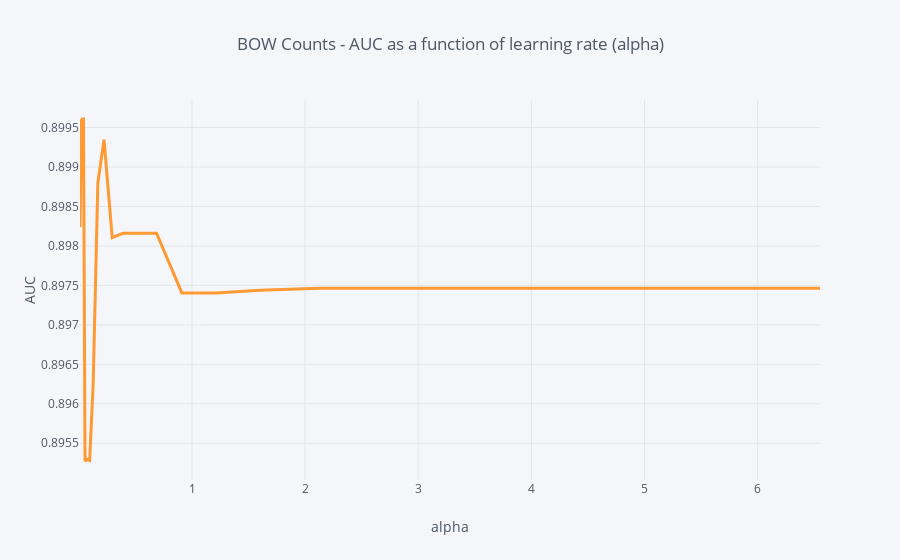

The code cell stored with this chart in its notebook:
### Code cell
cv_results = DataFrame(auc_by_alpha, columns = ['alpha', 'AUC'])
cv_results.query('alpha < 8').set_index('alpha').AUC.iplot(title = 'BOW Counts - AUC as a function of learning rate (alpha)', xTitle = 'alpha', yTitle = 'AUC', width = 3, hline=(0,0))

### Figure 1 — Plotly figure (JSON) as saved in the notebook; plotly's stock layout.template omitted (floating-point values rounded to 4 significant figures)
{"data": [{"line": {"color": "rgba(255, 153, 51, 1.0)", "dash": "solid", "shape": "linear", "width": 3}, "mode": "lines", "name": "AUC", "text": "", "type": "scatter", "x": [0.01, 0.01326, 0.01758, 0.0233, 0.03089, 0.04095, 0.05429, 0.07197, 0.09541, 0.1265, 0.1677, 0.2223, 0.2947, 0.3907, 0.5179, 0.6866, 0.9103, 1.207, 1.6, 2.121, 2.812, 3.728, 4.942, 6.551], "y": [0.8982, 0.8986, 0.8992, 0.8996, 0.8996, 0.8996, 0.8953, 0.8953, 0.8953, 0.8963, 0.8988, 0.8993, 0.8981, 0.8982, 0.8982, 0.8982, 0.8974, 0.8974, 0.8974, 0.8975, 0.8975, 0.8975, 0.8975, 0.8975]}], "layout": {"autosize": true, "legend": {"bgcolor": "#F5F6F9", "font": {"color": "#4D5663"}}, "paper_bgcolor": "#F5F6F9", "plot_bgcolor": "#F5F6F9", "shapes": [{"line": {"color": "#db4052", "dash": "solid", "width": 1}, "type": "line", "x0": 0, "x1": 1, "xref": "paper", "y0": [0, 0], "y1": [0, 0], "yref": "y"}], "title": {"font": {"color": "#4D5663"}, "text": "BOW Counts - AUC as a function of learning rate (alpha)"}, "xaxis": {"autorange": true, "gridcolor": "#E1E5ED", "range": [0.01, 6.551], "showgrid": true, "tickfont": {"color": "#4D5663"}, "title": {"font": {"color": "#4D5663"}, "text": "alpha"}, "type": "linear", "zerolinecolor": "#E1E5ED"}, "yaxis": {"autorange": true, "gridcolor": "#E1E5ED", "range": [0.895, 0.8998], "showgrid": true, "tickfont": {"color": "#4D5663"}, "title": {"font": {"color": "#4D5663"}, "text": "AUC"}, "type": "linear", "zerolinecolor": "#E1E5ED"}}}
